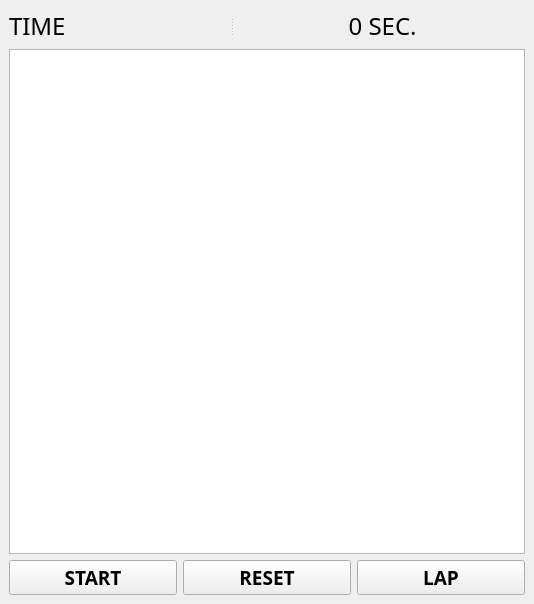
<?xml version="1.0" encoding="UTF-8"?>
<ui version="4.0">
 <class>MainWindow</class>
 <widget class="QMainWindow" name="MainWindow">
  <property name="geometry">
   <rect>
    <x>0</x>
    <y>0</y>
    <width>534</width>
    <height>604</height>
   </rect>
  </property>
  <property name="font">
   <font>
    <family>Bahnschrift</family>
    <pointsize>14</pointsize>
    <bold>true</bold>
   </font>
  </property>
  <property name="windowTitle">
   <string>MainWindow</string>
  </property>
  <widget class="QWidget" name="centralwidget">
   <property name="font">
    <font>
     <family>Bahnschrift</family>
     <pointsize>14</pointsize>
     <bold>true</bold>
    </font>
   </property>
   <property name="styleSheet">
    <string notr="true"/>
   </property>
   <layout class="QVBoxLayout" name="verticalLayout_3">
    <item>
     <layout class="QVBoxLayout" name="verticalLayout_2">
      <item>
       <widget class="QSplitter" name="splitter">
        <property name="orientation">
         <enum>Qt::Orientation::Horizontal</enum>
        </property>
        <widget class="QLabel" name="timeLabel">
         <property name="font">
          <font>
           <family>Bahnschrift</family>
           <pointsize>18</pointsize>
           <bold>false</bold>
          </font>
         </property>
         <property name="text">
          <string>TIME</string>
         </property>
        </widget>
        <widget class="QLabel" name="finalTime">
         <property name="font">
          <font>
           <family>Bahnschrift</family>
           <pointsize>18</pointsize>
           <bold>false</bold>
          </font>
         </property>
         <property name="text">
          <string> 0 SEC.</string>
         </property>
         <property name="alignment">
          <set>Qt::AlignmentFlag::AlignCenter</set>
         </property>
        </widget>
       </widget>
      </item>
      <item>
       <layout class="QVBoxLayout" name="verticalLayout">
        <item>
         <widget class="QTextBrowser" name="lapBrowser"/>
        </item>
        <item>
         <layout class="QGridLayout" name="gridLayout">
          <item row="0" column="0">
           <widget class="QPushButton" name="startStopButton">
            <property name="text">
             <string>START</string>
            </property>
           </widget>
          </item>
          <item row="0" column="1">
           <widget class="QPushButton" name="resetButton">
            <property name="text">
             <string>RESET</string>
            </property>
           </widget>
          </item>
          <item row="0" column="2">
           <widget class="QPushButton" name="lapButton">
            <property name="text">
             <string>LAP</string>
            </property>
           </widget>
          </item>
         </layout>
        </item>
       </layout>
      </item>
     </layout>
    </item>
   </layout>
  </widget>
 </widget>
 <resources/>
 <connections/>
</ui>
